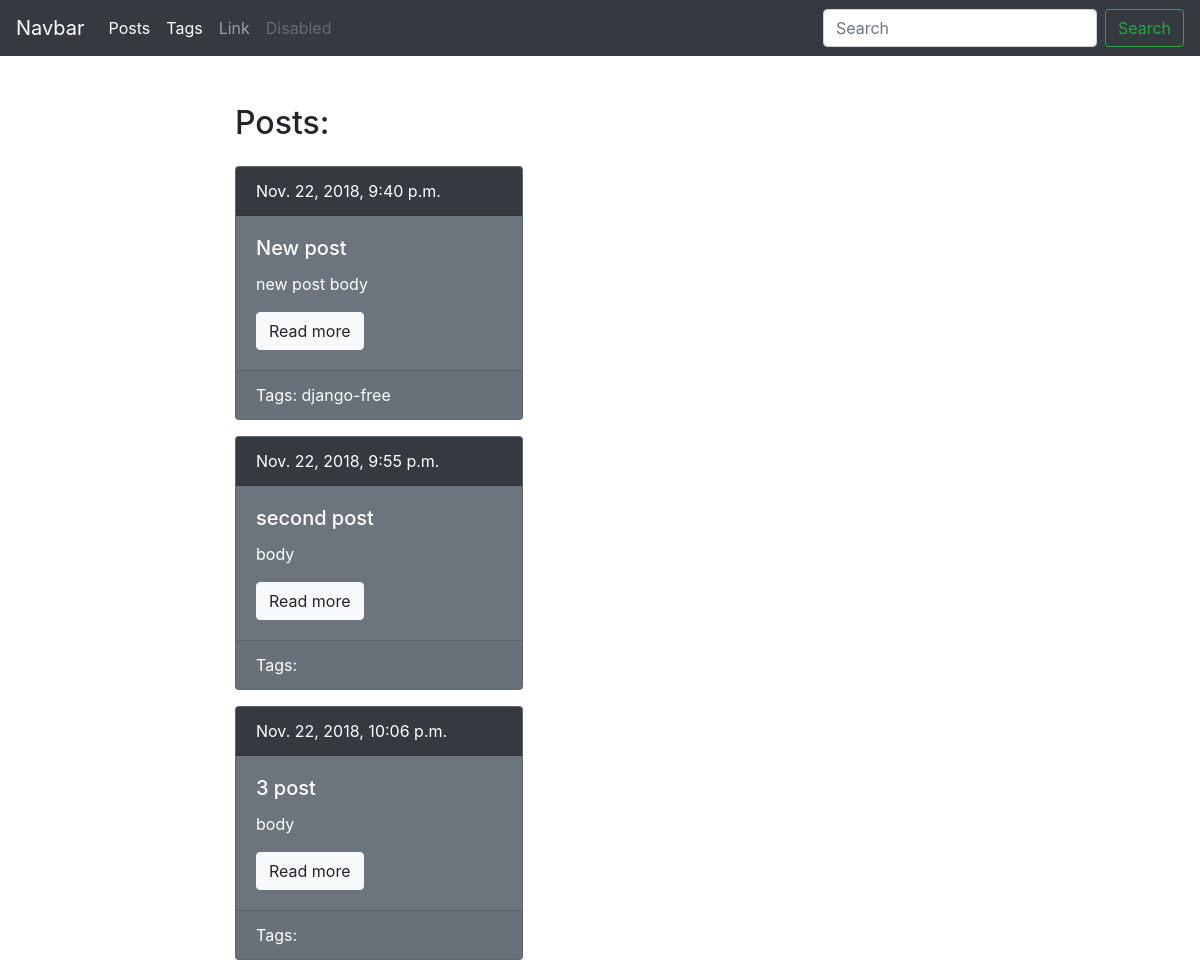
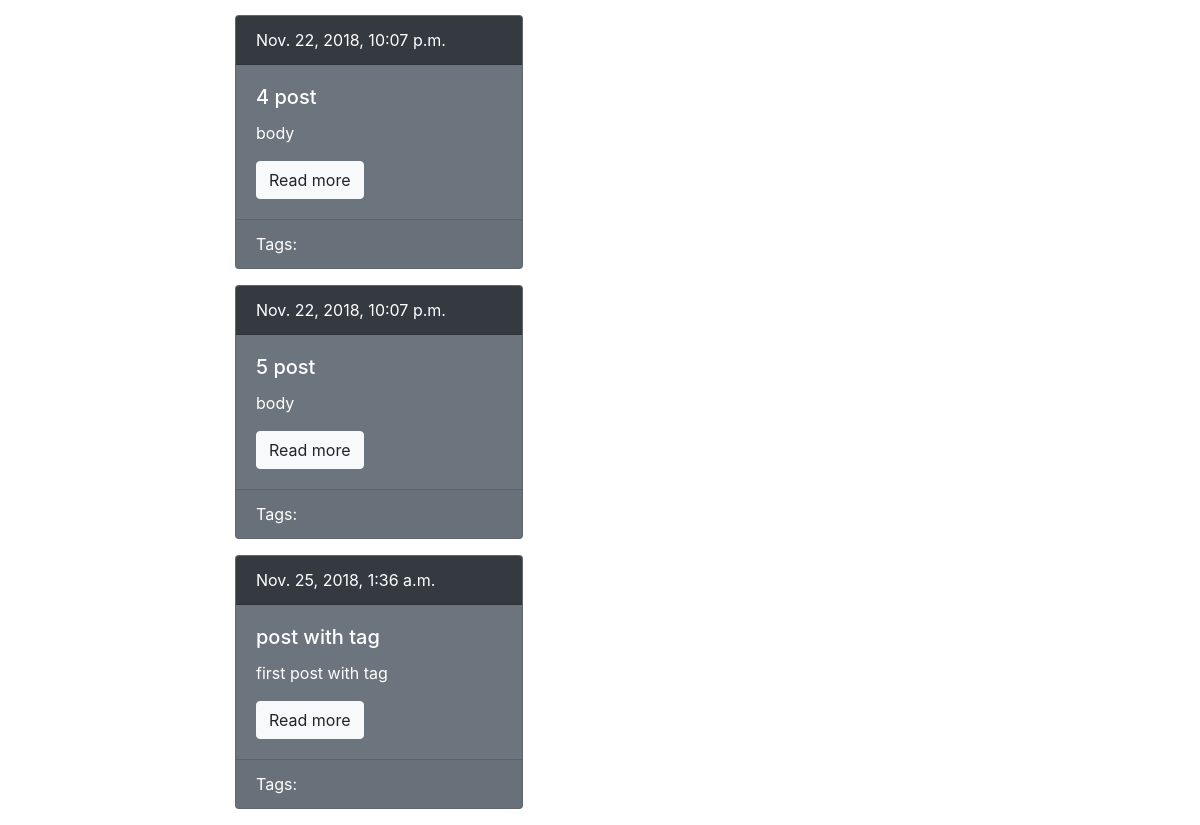
Screenshot of /blog/ with the database file from the repository (2 pictures, top to bottom).
### blog/models.py (models this page shows, shortened)
class Post(models.Model):
    title = models.CharField(max_length=150, db_index=True)
    slug = models.SlugField(max_length=150, unique=True)
    body = models.TextField(blank=True, db_index=True)
    tags = models.ManyToManyField('Tag', blank=True, related_name='posts')
    date_pub = models.DateTimeField(auto_now_add = True)
    def get_absolute_url(self):
        return reverse('post_detail_url', kwargs={'slug': self.slug})

class Tag(models.Model):
    title = models.CharField(max_length=50)
    slug = models.SlugField(max_length=50, unique=True)
    def get_absolute_url(self):
        return reverse('tag_detail_url', kwargs={'slug': self.slug})

### blog/views.py (the view)
# urls.py: path('', posts_list, name='posts_list_url'),
def posts_list(request):
    posts = Post.objects.all()
    return render(request, 'blog/index.html', context={'posts': posts})

### blog/templates/blog/index.html (shortened to what this page needs)
{% extends 'blog/base_blog.html' %}
{% block content %}
    <h2 class="mb-4">Posts:</h2>
    {% for post in posts %}
        {% include 'blog/includes/post_card_template.html' %}
    {% endfor %}
{% endblock %}

### blog/templates/blog/includes/post_card_template.html
<div class="card text-white bg-secondary mb-3" style="max-width: 18rem;">
        <div class="card-header bg-dark">
            {{ post.date_pub}}
        </div>
        <div class="card-body">
            <h5 class="card-title">{{ post.title }}</h5>
            <p class="card-text">{{ post.body|truncatewords:15 }}</p>
            <a href="{{ post.get_absolute_url }}" class="btn btn-light">Read more</a>
        </div>
        <div class="card-footer">
            Tags:
            {% for tag in post.tags.all %}
                <a href="{{ tag.get_absolute_url }}" class="text-light">{{ tag.title }}</a>
            {% endfor %}
        </div>
    </div>

### rows the page displays
Post: date_pub "Nov. 22, 2018, 9:40 p.m.", title "New post", body "new post body"
Tag: title "django-free"
Post: date_pub "Nov. 22, 2018, 9:55 p.m.", title "second post", body "body"
Post: date_pub "Nov. 22, 2018, 10:06 p.m.", title "3 post", body "body"
Post: date_pub "Nov. 22, 2018, 10:07 p.m.", title "4 post", body "body"
Post: date_pub "Nov. 22, 2018, 10:07 p.m.", title "5 post", body "body"
Post: date_pub "Nov. 25, 2018, 1:36 a.m.", title "post with tag", body "first post with tag"
